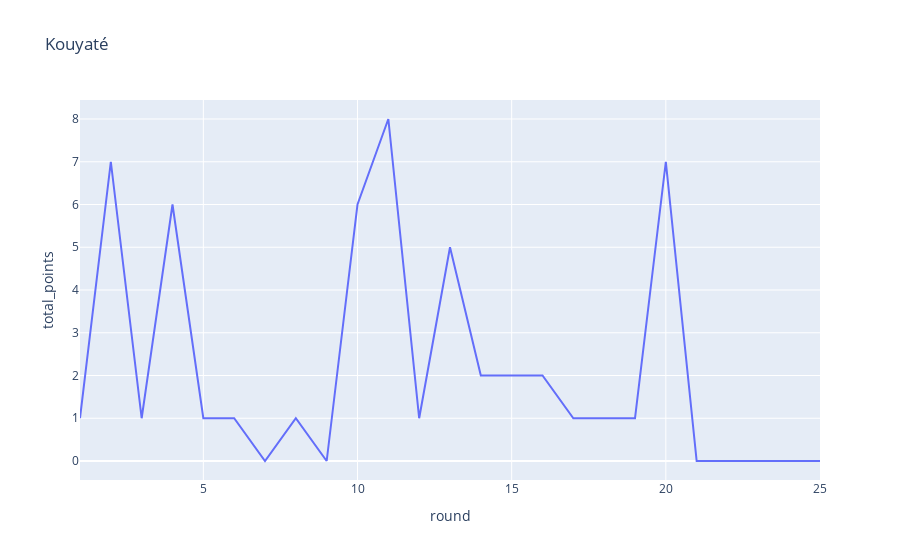

Here is the notebook cell this chart was saved with:
### Code cell
player_summary(150)

### Figure 1 — Plotly figure (JSON) as saved in the notebook; plotly's stock layout.template omitted (floating-point values rounded to 4 significant figures)
{"data": [{"customdata": [[], [], [], [], [], [], [], [], [], [], [], [], [], [], [], [], [], [], [], [], [], [], [], []], "hovertemplate": "round=%{x}<br>total_points=%{y}<extra></extra>", "legendgroup": "", "line": {"color": "#636efa", "dash": "solid"}, "mode": "lines", "name": "", "orientation": "v", "showlegend": false, "type": "scatter", "x": [1, 2, 3, 4, 5, 6, 7, 8, 9, 10, 11, 12, 13, 14, 15, 16, 17, 19, 20, 21, 22, 23, 24, 25], "xaxis": "x", "y": [1, 7, 1, 6, 1, 1, 0, 1, 0, 6, 8, 1, 5, 2, 2, 2, 1, 1, 7, 0, 0, 0, 0, 0], "yaxis": "y"}], "layout": {"legend": {"tracegroupgap": 0}, "title": {"text": "Kouyaté"}, "xaxis": {"anchor": "y", "domain": [0, 1], "title": {"text": "round"}}, "yaxis": {"anchor": "x", "domain": [0, 1], "title": {"text": "total_points"}}}}
